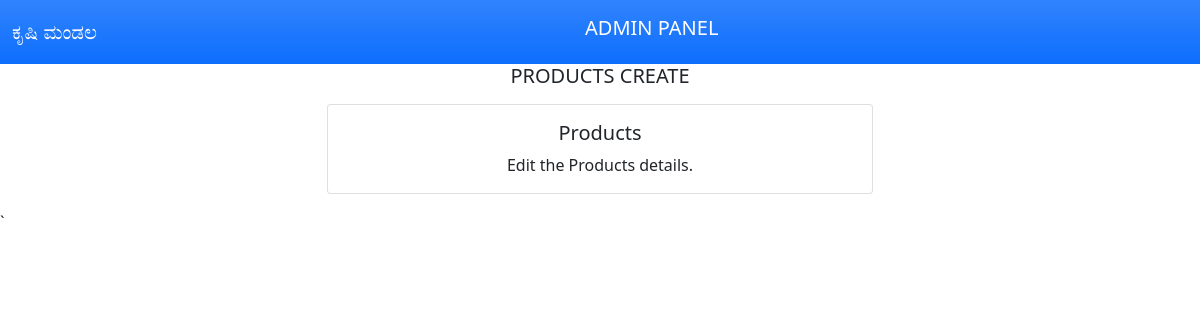
The app's page /admin/products_edit/1, older data.
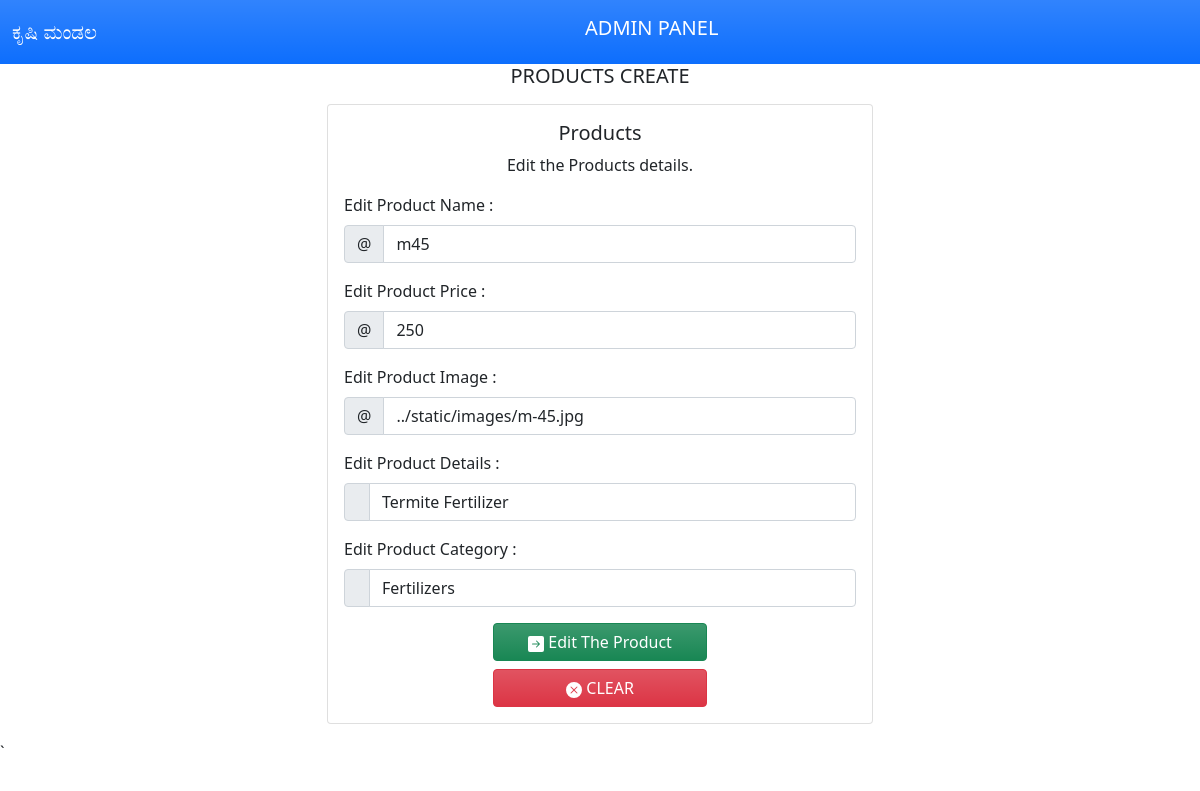
The same page, newer data.
### tables this page shows
CREATE TABLE "products" (
	"Id"	INTEGER,
	"pname"	TEXT,
	"price"	INTEGER,
	"image"	BLOB,
	"details"	TEXT,
	"category"	TEXT,
	PRIMARY KEY("Id" AUTOINCREMENT)
);

### app.py (the view)
@app.get("/admin/products_edit/{pid}", response_class=HTMLResponse)
def admin_product_edit(request: Request,pid: int = 0):
     con = sqlite3.connect("Myapp.db")
     con.row_factory = sqlite3.Row
     cur = con.cursor()
     cur.execute("select * from products  where id=?" , [pid])
     products = cur.fetchall()
     con.close
     return templates.TemplateResponse("/admin/products_edit.html", {"request": request , "products":products , "pid" : pid} )

### templates/admin/products_edit.html (shortened to what this page needs)
{% extends "/admin/base.html" %}
{% block content  %}
<div class="container">
    <h5 class="text-center">PRODUCTS CREATE</h5>
    <form class="my-3" method="POST" action="/admin/products_create ">
        <div class="row">
              <div class="col-md-3"></div>
              <div class="col-md-6">
                  <div class="card" >
                      <div class="card-body">
                          <h5 class="card-title text-center">Products</h5>
                          <p class="card-text text-center"> Edit the Products details.</p>
                            {% for product in products %}
                          <label for="pname" class="form-label">Edit Product Name :</label>
                          <div class="input-group mb-3">
                              <span class="input-group-text" id="pname">@</span>
                              <input type="text" id="pname" name="pname" class="form-control" placeholder="Product name"
                                value="{{product.pname}} " aria-label="pname" aria-describedby="basic-addon1" required>
                          </div>
                          <label for="price" class="form-label">Edit Product Price :</label>
                          <div class="input-group mb-3">
                              <span class="input-group-text" id="price">@</span>
                              <input type="text" id="price" name="price" class="form-control" placeholder="Product price"
                             value="{{product.price}} "  aria-label="price" aria-describedby="basic-addon1" required>
                          </div>
                          <label for="image" class="form-label">Edit Product Image :</label>
                          <div class="input-group mb-3">
                              <span class="input-group-text" id="image">@</span>
                              <input type="text" id="image" name="image" class="form-control" placeholder="Product image"
                                value="{{product.image}} "  aria-label="image" aria-describedby="basic-addon1" required>
                          </div>
                          <label for="details" class="form-label">Edit Product Details :</label>
                          <div class="input-group mb-3">
                              <span class="input-group-text" id="details"></span>
                              <input type="text" id="details" name="details" class="form-control" placeholder="Product details"
                                value="{{product.details}}"  aria-label="details" aria-describedby="basic-addon1" required>
                          </div>
                          <label for="details" class="form-label">Edit Product Category :</label>
                          <div class="input-group mb-3">
                              <span class="input-group-text" id="details"></span>
                              <input type="text" id="details" value="{{product.category}}" name="category" class="form-control" placeholder="Product details"
                                 aria-label="details" aria-describedby="basic-addon1" required>
                          </div>
                          <div class="d-grid gap-2 col-5 mx-auto">
                          <button class="btn btn-success bg-gradient" type="submit"> Edit The Product</button>
                          <button class="btn btn-danger bg-gradient" type="reset"> CLEAR</button>
                          </div>
                          {% endfor %}
                      </div>
                  </div>
              </div>
   </form>
</div>
{% endblock %}

Row changes from the older to the newer data that the page shows:
added products: pname "m45", price "250", image "../static/images/m-45.jpg", details "Termite Fertilizer", category "Fertilizers"
